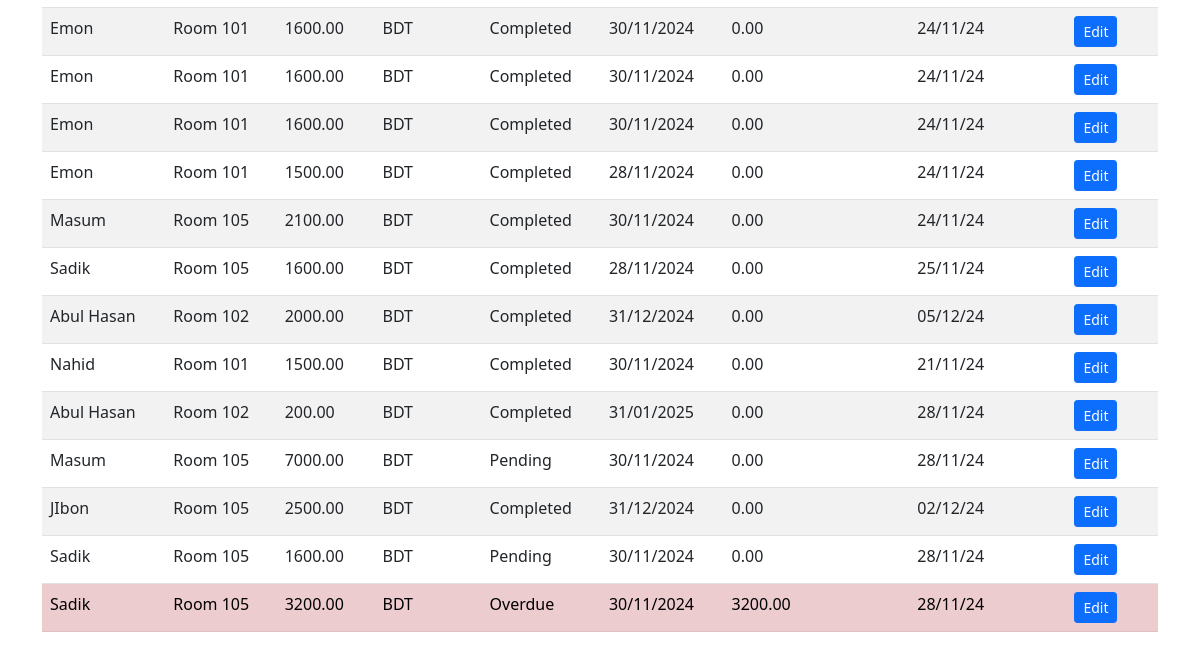
Page /payments/ (signed in, lower part) on the earlier database version.
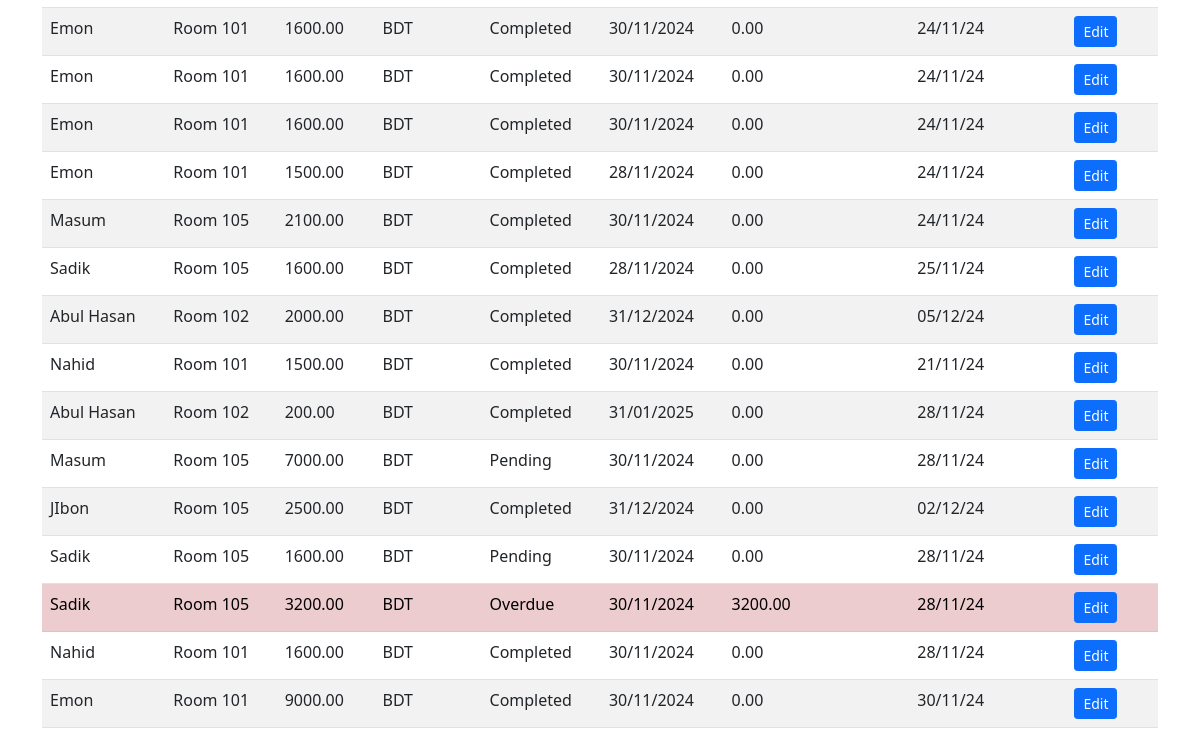
Same page on the later database version.
### hostel/models.py (models this page shows, shortened)
class Payment(models.Model):
    student = models.ForeignKey(Student, on_delete=models.CASCADE)
    amount = models.DecimalField(max_digits=10, decimal_places=2)
    currency = models.CharField(max_length=3, default='BDT')
    status = models.CharField(max_length=20, choices=[('Pending', 'Pending'), (
        'Completed', 'Completed'), ('Overdue', 'Overdue')], default='Pending')
    payment_date = models.DateTimeField(null=True, blank=True)
    due_date = models.DateField(null=True, blank=True)
    is_due = models.BooleanField(default=False)
    overdue_amount = models.DecimalField(max_digits=10, decimal_places=2)
    reference = models.CharField(max_length=255, blank=True, null=True)
    room_number = models.CharField(max_length=10, blank=True, null=True)
    oprstamp = models.ForeignKey(
        User, on_delete=models.SET_NULL, null=True, blank=True)
    timestamp = models.DateTimeField(auto_now_add=True)
    transaction_id = models.CharField(max_length=255, blank=True, null=True)

class Student(models.Model):
    name = models.CharField(max_length=100)
    email = models.EmailField(unique=True)
    contact_number = models.CharField(max_length=15)
    nid = models.CharField(max_length=15)
    room = models.ForeignKey(Room, on_delete=models.SET_NULL, null=True)
    def __str__(self):
        return self.name

### hostel/views.py (the view)
# urls.py: path('payments/', PaymentListView.as_view(), name='admin_payment_list'),
@method_decorator(login_required, name='dispatch')
class PaymentListView(ListView):
    model = Payment
    template_name = 'payments/admin_payment_list.html'
    context_object_name = 'payments'
    def get_queryset(self):
        queryset = super().get_queryset()
        monthcode = self.request.GET.get('monthcode')
        if monthcode:
            queryset = queryset.filter(payment_date__startswith=monthcode)
        return queryset
    def get_context_data(self, **kwargs):
        context = super().get_context_data(**kwargs)
        monthcodes = Payment.objects.annotate(month=TruncMonth(
            'payment_date')).values_list('month', flat=True).distinct()
        formatted_monthcodes = [month.strftime(
            '%Y-%m') for month in monthcodes if month]
        context['monthcodes'] = formatted_monthcodes
        return context

### hostel/templates/payments/admin_payment_list.html (shortened to what this page needs)
<!DOCTYPE html>
<html lang="en">
  <head>
    <link href="https://cdn.jsdelivr.net/npm/bootstrap@5.1.3/dist/css/bootstrap.min.css" rel="stylesheet" />
  </head>
  <body>
    <div class="container mt-5">
      <table class="table table-striped">
        <tbody>
          {% for payment in payments %}
            <tr class="{% if payment.is_due %}table-danger{% endif %}">
              <td>{{ payment.student }}</td>
              <td>{{ payment.room_number }}</td>
              <td>{{ payment.amount }}</td>
              <td>{{ payment.currency }}</td>
              <td>{{ payment.status }}</td>
              <td>{{ payment.due_date|date:'d/m/Y' }}</td>
              <td>
                {% if payment.is_due %}
                  {{ payment.overdue_amount }}
                {% else %}
                  0.00
                {% endif %}
              </td>
              <td>{{ payment.payment_date|date:'d/m/y' }}</td>
              <td>
                <a href="{% url 'admin_edit_payment' payment.id %}" class="btn btn-primary btn-sm">Edit</a>
              </td>
            </tr>
          {% endfor %}
        </tbody>
      </table>
    </div>
  </body>
</html>

Differences in the rows shown:
added Payment: student "Nahid", room_number "Room 101", amount "1600.00", currency "BDT", status "Completed", due_date "30/11/2024", is_due "0.00", payment_date "28/11/24"
added Payment: student "Emon", room_number "Room 101", amount "9000.00", currency "BDT", status "Completed", due_date "30/11/2024", is_due "0.00", payment_date "30/11/24"
